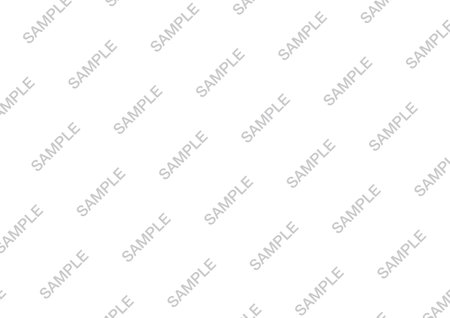
%> input picture Code/Standard version/Watermark.jpeg, 450 x 318 px
$ octave --eval "result = SigmaThreshold(imread('Watermark.jpeg'));"   (GNU Octave 9; MATLAB toolbox functions it lacks are replaced by stand-ins)
%> lines starting %> are read from the running program, lines starting %| are printed output that depends on the picture
function [img_rec, mask]=SigmaThreshold(img)
%take an image 'img' as input, and produces in output 2 different
%thresholded images. In the img_rec1 elements > mean+2sigma are crossed out, in
%img_rec2 the opposite. All img_rec are unified in the 3D img_rec array and
%mask is a 3D array in which are stored the used masks.

    [img_r , img_c, ~]=size(img);
%> img_r = 318; img_c = 450
    img=im2double(img);


        % all elements > mean + 2*sigma cut out
        % all elements < mean + 2*sigma cut out

        img_trans=dct2(img); %do the trasnform
        variance=sqrt(var(img_trans)); %compute variance
%> variance = 1350 values, max 36.28 at index 1, min 7.98e-06 at index 1329, mean 0.0519
        meanval=mean(img_trans(:)); %compute mean
%> meanval = 0.00152
        mask1=img_trans<(meanval+2*variance); %put 1 where condition is respected
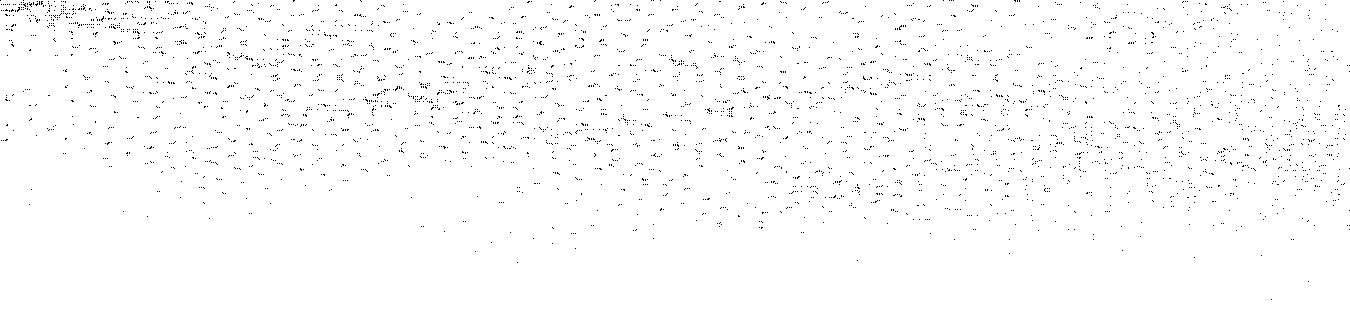
%> mask1: size 318x1350 logical; 98.7% white; black in thin lines or dots
        mask1(1,1)=1; %keep the DC coefficient
%> mask1: size 318x1350 logical; 98.7% white; black in thin lines or dots
        mask2=img_trans>(meanval+2*variance); %put 1 where condition is respected
%> mask2: size 318x1350 logical; 1.3% white in thin lines or dots
        mask2(1,1)=1; %keep the DC coefficient

        %put 0 where threshold unrespected in img_trans
        img_trans_masked1=zeros(img_r,img_c);
%> (the run ends here)
